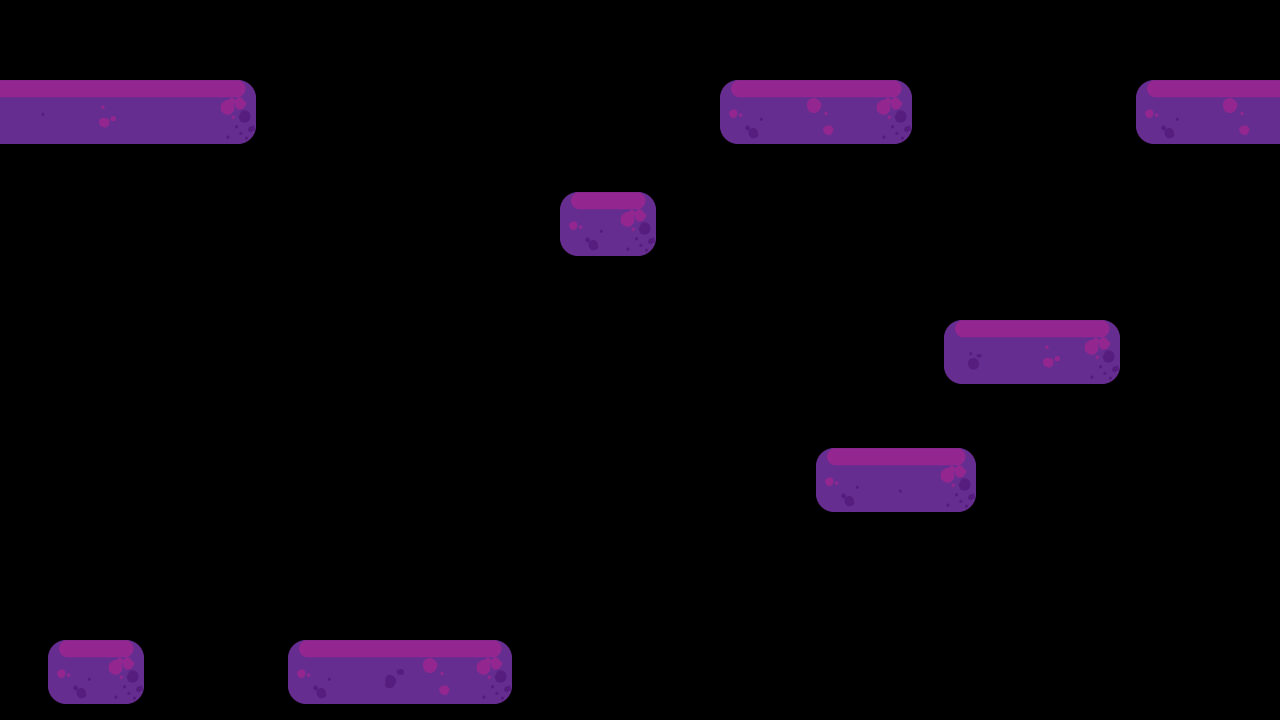

Rendered tile map (Tiled .tmx) drawn with the repository's tilesets; below, a short description and the map source with its tile grids summarised:
An orthogonal 80x45 tile map with 16x16 px tiles, 1 tile layer (Tile Layer 1), 1 hidden layer not drawn, 12 tilesets and 13 objects.

<map version="1.2" tiledversion="1.2.4" orientation="orthogonal" renderorder="right-down" width="80" height="45" tilewidth="16" tileheight="16" infinite="0" nextlayerid="6" nextobjectid="20">
 <tileset firstgid="1" name="platttspritesheet" tilewidth="16" tileheight="16" tilecount="648" columns="54">
  <image source="../GitHub/CMPM120/Project_Bonds/assets/img/platforms/platttspritesheet.png" trans="000000" width="864" height="192" />
 </tileset>
 <tileset firstgid="649" name="redlrg" tilewidth="272" tileheight="64" tilecount="1" columns="1">
  <image source="../GitHub/CMPM120/Project_Bonds/assets/img/platforms/redlrg.png" trans="000000" width="272" height="64" />
 </tileset>
 <tileset firstgid="650" name="redmd" tilewidth="176" tileheight="64" tilecount="1" columns="1">
  <image source="../GitHub/CMPM120/Project_Bonds/assets/img/platforms/redmd.png" trans="000000" width="176" height="64" />
 </tileset>
 <tileset firstgid="651" name="redsm" tilewidth="96" tileheight="64" tilecount="1" columns="1">
  <image source="../GitHub/CMPM120/Project_Bonds/assets/img/platforms/redsm.png" trans="000000" width="96" height="64" />
 </tileset>
 <tileset firstgid="652" name="blulrg" tilewidth="272" tileheight="64" tilecount="1" columns="1">
  <image source="../GitHub/CMPM120/Project_Bonds/assets/img/platforms/blulrg.png" trans="000000" width="272" height="65" />
 </tileset>
 <tileset firstgid="653" name="blumd" tilewidth="176" tileheight="64" tilecount="1" columns="1">
  <image source="../GitHub/CMPM120/Project_Bonds/assets/img/platforms/blumd.png" trans="000000" width="176" height="65" />
 </tileset>
 <tileset firstgid="654" name="blusm" tilewidth="96" tileheight="64" tilecount="1" columns="1">
  <image source="../GitHub/CMPM120/Project_Bonds/assets/img/platforms/blusm.png" trans="000000" width="96" height="65" />
 </tileset>
 <tileset firstgid="655" name="redSpike" tilewidth="33" tileheight="33" tilecount="1" columns="1">
  <image source="../GitHub/CMPM120/Project_Bonds/assets/img/hazards/redSpike.png" trans="000000" width="33" height="33" />
 </tileset>
 <tileset firstgid="656" name="blueSpike" tilewidth="33" tileheight="33" tilecount="1" columns="1">
  <image source="../GitHub/CMPM120/Project_Bonds/assets/img/hazards/blueSpike.png" trans="000000" width="33" height="33" />
 </tileset>
 <tileset firstgid="657" name="purpleSpike" tilewidth="33" tileheight="32" tilecount="1" columns="1">
  <image source="../GitHub/CMPM120/Project_Bonds/assets/img/hazards/purpleSpike.png" trans="000000" width="33" height="32" />
 </tileset>
 <tileset firstgid="658" name="bigjar" tilewidth="59" tileheight="66" tilecount="1" columns="1">
  <image source="../GitHub/CMPM120/Project_Bonds/assets/img/collectibles/bigjar.png" trans="000000" width="59" height="66" />
 </tileset>
 <tileset firstgid="659" name="smjar" tilewidth="35" tileheight="37" tilecount="1" columns="1">
  <image source="../GitHub/CMPM120/Project_Bonds/assets/img/collectibles/smjar.png" trans="000000" width="35" height="37" />
 </tileset>
 <imagelayer id="3" name="Image Layer 1" visible="0">
  <image source="Bonds_Lvl_3_Mix_FINAL.png" width="1280" height="720" />
 </imagelayer>
 <layer id="1" name="Tile Layer 1" width="80" height="45">
  <data>[3600 cells, 336 non-empty, 125 distinct tile ids]</data>
 </layer>
 <objectgroup id="5" name="other_objects">
  <object id="1" gid="653" x="192" y="336" width="176" height="64" />
  <object id="2" gid="653" x="592" y="400" width="176" height="64" />
  <object id="3" gid="654" x="640" y="624" width="96" height="64" />
  <object id="4" gid="649" x="0" y="496" width="272" height="64" />
  <object id="11" gid="650" x="944" y="256" width="176" height="64" />
  <object id="12" gid="655" x="1072" y="288" width="33" height="33" />
  <object id="13" gid="655" x="960" y="288" width="33" height="33" />
  <object id="14" gid="655" x="16" y="528" width="33" height="33" />
  <object id="15" gid="655" x="48" y="528" width="33" height="33" />
  <object id="16" gid="655" x="192" y="528" width="33" height="33" />
  <object id="17" gid="655" x="224" y="528" width="33" height="33" />
  <object id="18" gid="659" x="80" y="656" width="35" height="37" />
  <object id="19" gid="659" x="1024" y="336" width="35" height="37" />
 </objectgroup>
</map>
